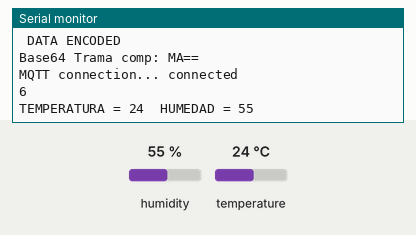
This sketch was run on a simulated ESP32. Parts: the last lines printed to the serial monitor. The test bench sets the inputs (shaded band); at power-on: humidity 55 %, temperature 24 °C. WiFi joins after 1.5 s; servers stay silent unless stated; the local clock reads 2024-03-15 10:24:30 at power-on unless the sketch sets it; no MQTT or app messages arrive unless stated.

Above: at 2.7 s.
2.8 s: humidity set to 22 %
At 4.0 s:
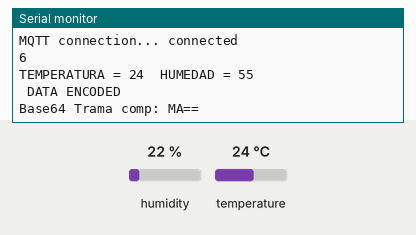
5.6 s: temperature set to 12 °C
At 6.4 s:
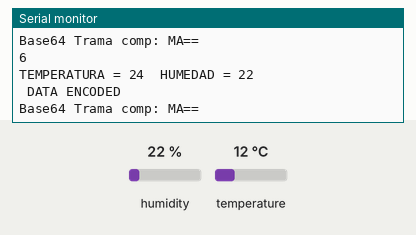
8.4 s: humidity set to 40 %
At 9.2 s:
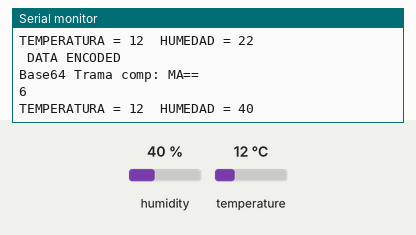
Timing chart, 0 to 11.4 s (numbered marks = the images above; inputs shaded):
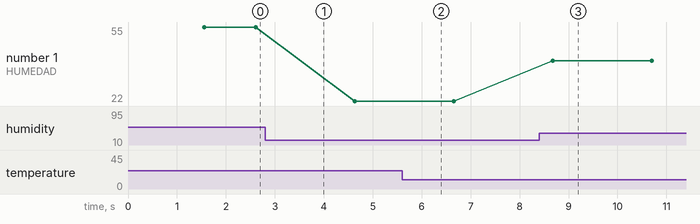

The sketch:

esp32-thingsboard-mqtt-v3.ino
```cpp
#include <RTClib.h>
#include "time.h"
#include <DHT_U.h>
#include <DHT.h>
#include<WiFi.h>
#include <PubSubClient.h>
#include "base64.hpp"
#include <base64.h>

/*#define MQTT_SERVER   "192.168.18.101"
#define MQTT_USERNAME "JtQEFiOxG8zYj75RY4RJ"*/
#define MQTT_SERVER   "demo.thingsboard.io"
#define MQTT_USERNAME "kXCOsUy6bgZqYnon2HPi"

/*#define MQTT_SERVER   "demo.thingsboard.io"
#define MQTT_USERNAME "u2maY03gjblM3TDgNlQV"*/

#define MQTT_PORT     1883
#define MQTT_PASSWORD ""
#define MQTT_NAME     "mqtt-test"

#define DHTTYPE DHT11   // DHT 11
#define DHTPIN 13

WiFiClient client;
PubSubClient mqtt(client);
DHT dht(DHTPIN, DHTTYPE);
RTC_DS1307 rtc;


/*const char* ssid ="Familia_Perez";
const char* password = "e#74-25_Pe$";*/
/*
const char* ssid = "LAPTOP-AT5QP9T4";
const char* password = "383oA371";
*/
const char* ssid = "Mateo_Molina";
const char* password = "Thomas3117";

// NTP server to request epoch time
const char* ntpServer = "pool.ntp.org";

// Variable to save current epoch time
unsigned long epochTime;

unsigned long getTime() {
  time_t now;
  struct tm timeinfo;
  if (!getLocalTime(&timeinfo)) {
    //Serial.println("Failed to obtain time");
    return(0);
  }
  time(&now);
  return now;
}

typedef union{
  struct {
    uint32_t ts;
    uint32_t h:9;
    uint32_t t:7;
  };
  byte datos[9];  //linea para la recuperacion de bits
}trama;


void setup() {
  Serial.begin(115200);
  dht.begin();
  delay(10);

  WiFi.begin(ssid, password);
  while (WiFi.status() != WL_CONNECTED) {
  delay(500);
  Serial.println("Connecting to WiFi..");
}
  Serial.println("IP ad :");
  Serial.println(WiFi.localIP());
  delay(10);

  mqtt.setServer(MQTT_SERVER, MQTT_PORT);
  delay(10);
  configTime(0, 0, ntpServer);
}


void loop() {
  long timeStamp = 6;//getTime();
  Serial.println(timeStamp);
  uint32_t hum = humedad();
  uint32_t temp = temperatura();
  Serial.print("TEMPERATURA = ");
  Serial.print(temp);
  Serial.print("\tHUMEDAD = ");
  Serial.println(hum);
  trama valores;
  valores.ts=timeStamp;
  valores.t=temp;
  valores.h=hum;
  // *******************Codificacion*******************************

  String toEncode_trama = String(valores.datos,9);
  String encoded_trama = base64::encode(toEncode_trama); //codificacion trama completa


  delay(1000);
  Serial.println("\n DATA ENCODED");
  Serial.print("Base64 Trama comp: ");Serial.println(encoded_trama);

  if (mqtt.connected() == false) {
    Serial.print("MQTT connection... ");
    if (mqtt.connect(MQTT_NAME, MQTT_USERNAME, MQTT_PASSWORD)) {
      Serial.println("connected");
    } else {
      Serial.println("failed");
      delay(5000);
    }
  } else {
    mqtt.loop();

    String dataJS = "{\"TRAMA\":" + encoded_trama + "}";
    char json[100];
    dataJS.toCharArray(json,dataJS.length()+1);
    mqtt.publish("v1/devices/me/telemetry", json);
    delay(1000);
  }

}


int humedad(){
  float hu = dht.readHumidity();
  float te = dht.readTemperature();
  float f = dht.readTemperature(true);
  if (isnan(hu) || isnan(te) || isnan(f)) {
    Serial.println(F("Failed to read from DHT sensor!"));
  }
  float hif = dht.computeHeatIndex(f, hu);
  float hic = dht.computeHeatIndex(te, hu, false);
  return(int(hu));
 }

int temperatura(){
  float hu = dht.readHumidity();
  float te = dht.readTemperature();
  float f = dht.readTemperature(true);
  if (isnan(hu) || isnan(te) || isnan(f)) {
    Serial.println(F("Failed to read from DHT sensor!"));
  }
  float hif = dht.computeHeatIndex(f, hu);
  float hic = dht.computeHeatIndex(te, hu, false);
  return(int(te));
}
```

Measured:
- after the input at 8.4 s, the serial monitor: prints a new line after 0.28 s (image 3)
- plotted number 1: 55 → 22 after the input at 2.8 s, 22 → 40 after the input at 8.4 s
